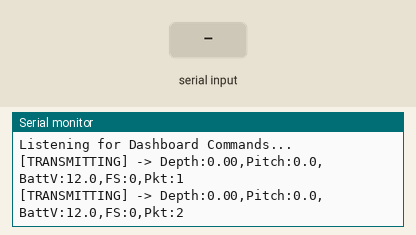
A sketch run on a simulated ESP32-S3. Parts: the last lines printed to the serial monitor. The inputs (shaded band) are chosen by the test bench.

Above: at 1.2 s.
1.3 s: "1\n" received over the second serial link
At 1.46 s:
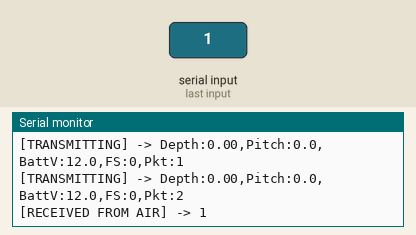
2.8 s: "0\n" received over the second serial link
At 2.96 s:
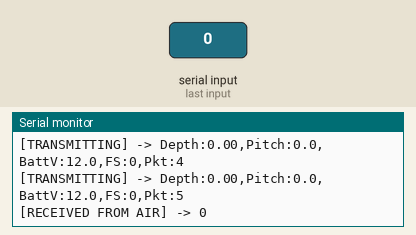
4.3 s: "2\n" received over the second serial link
At 4.46 s:
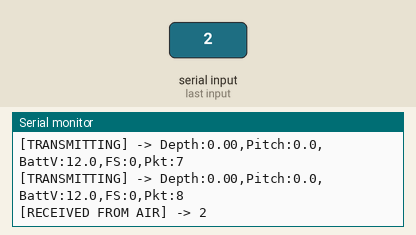
Timing chart, 0 to 7.3 s (numbered marks = the images above; inputs shaded):
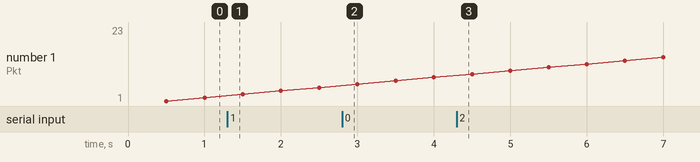

The sketch:

telemetry_radio_test.ino
```cpp
#include <Arduino.h>

#define RADIO_RX_PIN 18
#define RADIO_TX_PIN 17
#define RADIO_BAUD   57600

HardwareSerial RadioSerial(1);
unsigned long lastTelemTime = 0;
int packetCount = 0;

void setup() {
  Serial.begin(115200); // For your laptop to read via USB
  RadioSerial.begin(RADIO_BAUD, SERIAL_8N1, RADIO_RX_PIN, RADIO_TX_PIN);

  Serial.println("\n=== ESP32-S3 Submarine Link Tester ===");
  Serial.println("Listening for Dashboard Commands...");
}

void loop() {
  // 1. Listen for commands from the HTML Dashboard over 433MHz
  while (RadioSerial.available()) {
    String incoming = RadioSerial.readStringUntil('\n');
    incoming.trim();
    if (incoming.length() > 0) {
      // Print exactly what arrived from the air to your Arduino Serial Monitor
      Serial.println("[RECEIVED FROM AIR] -> " + incoming);
    }
  }

  // 2. Transmit dummy telemetry (zeros) every 500ms
  if (millis() - lastTelemTime >= 500) {
    lastTelemTime = millis();
    packetCount++;

    // Dummy data packet: Zeros for sensors, but packet count goes up
    String telem = "Depth:0.00,Pitch:0.0,BattV:12.0,FS:0,Pkt:" + String(packetCount) + "\n";

    RadioSerial.print(telem);
    // Also print it locally so you know the ESP32 is transmitting
    Serial.print("[TRANSMITTING] -> " + telem);
  }
}
```

Measured:
- after the input at 1.3 s, the serial monitor: prints a new line at once (image 1)
- after the input at 2.8 s, the serial monitor: prints a new line at once (image 2)
- after the input at 4.3 s, the serial monitor: prints a new line at once (image 3)
